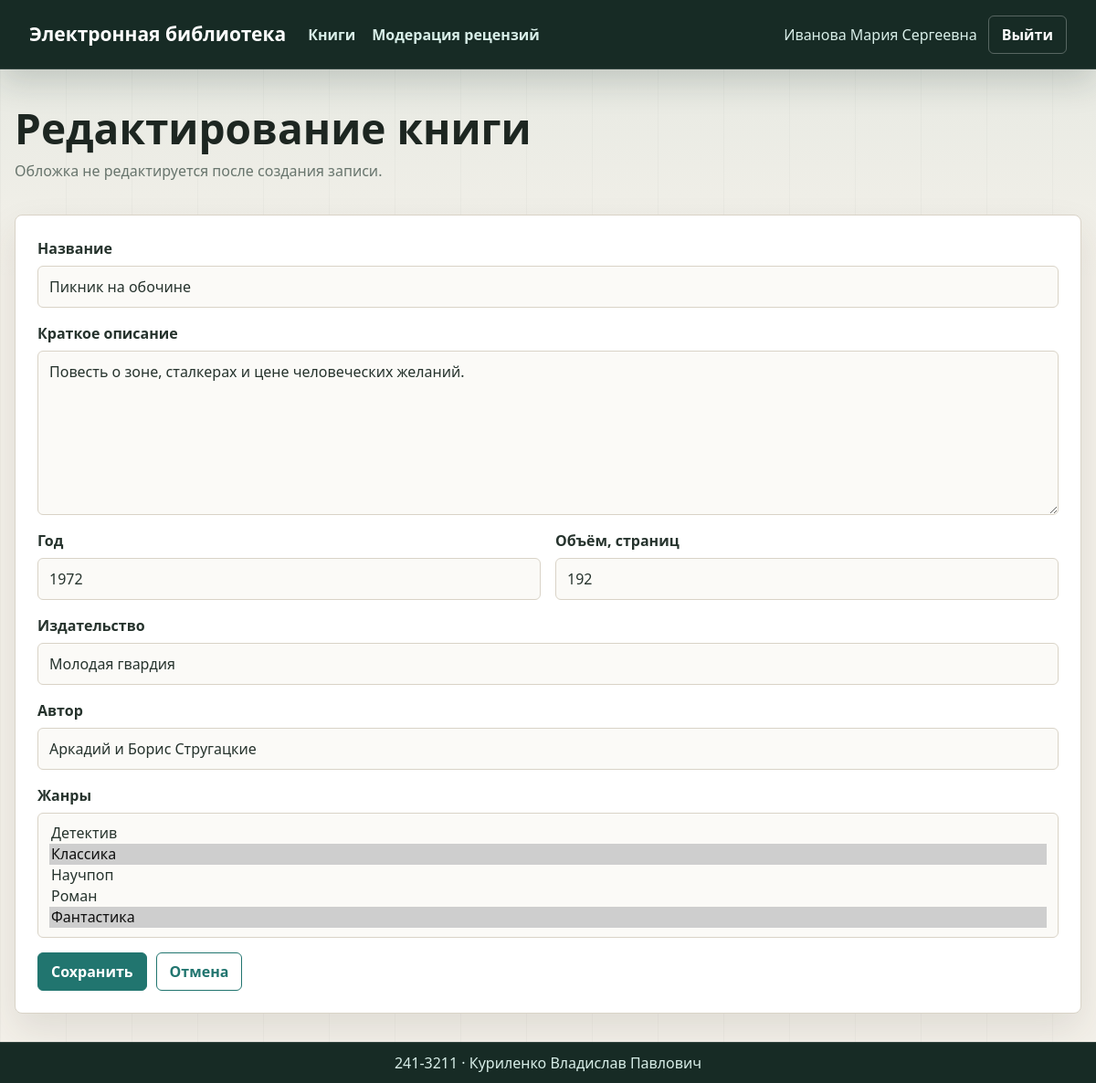
/books/1/edit (signed in), run on the app's committed database.
### app.py (models this page shows, shortened)
class User(UserMixin, db.Model):
    __tablename__ = "users"
    id = db.Column(db.Integer, primary_key=True)
    login = db.Column(db.String(80), nullable=False, unique=True)
    password_hash = db.Column(db.String(255), nullable=False)
    last_name = db.Column(db.String(120), nullable=False)
    first_name = db.Column(db.String(120), nullable=False)
    middle_name = db.Column(db.String(120))
    role_id = db.Column(db.Integer, db.ForeignKey("roles.id"), nullable=False)
    role = db.relationship("Role", back_populates="users")
    reviews = db.relationship("Review", back_populates="user", cascade="all, delete-orphan")
    @property
    def full_name(self):
        parts = [self.last_name, self.first_name, self.middle_name]
        return " ".join(part for part in parts if part)
    def has_role(self, *names):
        return self.is_authenticated and self.role and self.role.name in names

class Book(db.Model):
    __tablename__ = "books"
    id = db.Column(db.Integer, primary_key=True)
    title = db.Column(db.String(255), nullable=False)
    short_description = db.Column(db.Text, nullable=False)
    year = db.Column(db.Integer, nullable=False)
    publisher = db.Column(db.String(255), nullable=False)
    author = db.Column(db.String(255), nullable=False)
    page_count = db.Column(db.Integer, nullable=False)
    created_at = db.Column(db.DateTime, nullable=False, default=datetime.utcnow)
    genres = db.relationship("Genre", secondary=book_genres, backref=db.backref("books", lazy="dynamic"))
    cover = db.relationship("Cover", back_populates="book", cascade="all, delete-orphan", uselist=False)
    reviews = db.relationship("Review", back_populates="book", cascade="all, delete-orphan")

### app.py (the view)
    @app.route("/books/<int:book_id>/edit", methods=["GET", "POST"])
    @login_required
    def book_edit(book_id):
        if not current_user.has_role("администратор", "модератор"):
            flash("У вас недостаточно прав для выполнения данного действия", "danger")
            return redirect(url_for("index"))
        book = db.get_or_404(Book, book_id)
        return save_book(book)

### app.py (called while the page is built, shortened)
@login_manager.user_loader
def load_user(user_id):
    return db.session.get(User, int(user_id))

def save_book(book=None):
    genres = Genre.query.order_by(Genre.name).all()
    is_edit = book is not None
    return render_template("book_form.html", book=book, genres=genres, is_edit=is_edit)

### templates/book_form.html (shortened to what this page needs)
{% extends "base.html" %}
{% from "_book_form.html" import book_fields %}
{% block head %}
  <link rel="stylesheet" href="https://cdn.jsdelivr.net/npm/easymde/dist/easymde.min.css">
{% endblock %}
{% block content %}
<section class="page-head">
  <div>
    <h1>{{ 'Редактирование книги' if is_edit else 'Добавление книги' }}</h1>
    <p>{{ 'Обложка не редактируется после создания записи.' if is_edit else 'Заполните данные и загрузите обложку.' }}</p>
  </div>
</section>
<form class="form-panel" method="post" enctype="multipart/form-data">
  {{ book_fields(book, genres, is_edit) }}
  <div class="form-actions">
    <button class="button" type="submit">Сохранить</button>
    <a class="button ghost" href="{{ url_for('index') }}">Отмена</a>
  </div>
</form>
{% endblock %}

### templates/base.html (shortened to what this page needs)
<!doctype html>
<html lang="ru">
<head>
  <link rel="stylesheet" href="{{ url_for('static', filename='css/styles.css') }}">
  {% block head %}{% endblock %}
</head>
<body>
  <header class="topbar">
    <a class="brand" href="{{ url_for('index') }}">Электронная библиотека</a>
    <nav class="nav">
      <a href="{{ url_for('index') }}">Книги</a>
      {% if current_user.is_authenticated and current_user.has_role('модератор') %}
        <a href="{{ url_for('moderation_reviews') }}">Модерация рецензий</a>
      {% endif %}
    </nav>
    <div class="account">
      {% if current_user.is_authenticated %}
        <span>{{ current_user.full_name }}</span>
        <a class="button ghost" href="{{ url_for('logout') }}">Выйти</a>
      {% else %}
        <a class="button" href="{{ url_for('login') }}">Войти</a>
      {% endif %}
    </div>
  </header>
  <main class="container">
    {% block content %}{% endblock %}
  </main>
  <footer class="footer">241-3211 · Куриленко Владислав Павлович</footer>
</body>
</html>

### templates/_book_form.html (shortened to what this page needs)
{% macro book_fields(book, genres, is_edit) %}
  <label>
    Название
    <input name="title" required value="{{ request.form.get('title', book.title if book else '') }}">
  </label>
  <label>
    Краткое описание
    <textarea class="markdown-editor" name="short_description" required>{{ request.form.get('short_description', book.short_description if book else '') }}</textarea>
  </label>
  <div class="form-grid">
    <label>
      Год
      <input name="year" type="number" min="1" max="2026" required value="{{ request.form.get('year', book.year if book else '') }}">
    </label>
    <label>
      Объём, страниц
      <input name="page_count" type="number" min="1" required value="{{ request.form.get('page_count', book.page_count if book else '') }}">
    </label>
  </div>
  <label>
    Издательство
    <input name="publisher" required value="{{ request.form.get('publisher', book.publisher if book else '') }}">
  </label>
  <label>
    Автор
    <input name="author" required value="{{ request.form.get('author', book.author if book else '') }}">
  </label>
  <label>
    Жанры
    {% set chosen = request.form.getlist('genres') or (book.genres|map(attribute='id')|map('string')|list if book else []) %}
    <select name="genres" multiple required size="5">
      {% for genre in genres %}
        <option value="{{ genre.id }}" {% if genre.id|string in chosen %}selected{% endif %}>{{ genre.name }}</option>
      {% endfor %}
    </select>
  </label>
{% endmacro %}

### static/css/styles.css (style rules this page uses)
:root { color-scheme: light; --bg: #f4f1ea; --panel: #ffffff; --panel-soft: #fbfaf7; --ink: #1d2621; --text: #26332d; --muted: #68756d; --line: #d9d3c7; --accent: #21756f; --accent-dark: #145650; --accent-soft: #e1f0ed; --gold: #d49a35; --berry: #9d4059; --danger: #b7352c; --success: #207448; --warning: #9a6700; }
* { box-sizing: border-box; }
body { margin: 0; min-height: 100vh; background: linear-gradient(180deg, rgb(33 117 111 / 8%), transparent 310px), repeating-linear-gradient(90deg, rgb(38 51 45 / 3%) 0 1px, transparent 1px 72px), var(--bg); color: var(--text); font: 16px/1.5 system-ui, -apple-system, BlinkMacSystemFont, "Segoe UI", sans-serif; }
a { color: var(--accent); text-decoration: none; }
.topbar { display: flex; align-items: center; gap: 24px; min-height: 76px; padding: 0 32px; border-bottom: 1px solid rgb(255 255 255 / 12%); background: #172b25; color: #fff; box-shadow: 0 14px 36px rgb(23 43 37 / 18%); }
.brand { color: #fff; font-size: 21px; font-weight: 800; letter-spacing: 0; }
.nav { display: flex; flex: 1; gap: 18px; flex-wrap: wrap; }
.nav a { color: #d8eee8; padding: 8px 0; font-weight: 650; }
.account { display: flex; align-items: center; gap: 12px; color: #d8eee8; }
.container { width: min(1180px, calc(100% - 32px)); margin: 38px auto 76px; }
.page-head, .section-head { display: flex; align-items: end; justify-content: space-between; gap: 16px; margin-bottom: 20px; }
h1, h2 { margin: 0 0 8px; line-height: 1.15; }
h1 { color: var(--ink); font-size: clamp(30px, 4vw, 46px); }
p { margin-top: 0; }
.muted, .page-head p { color: var(--muted); }
.button { display: inline-flex; align-items: center; justify-content: center; min-height: 38px; padding: 8px 14px; border: 1px solid var(--accent); border-radius: 6px; background: var(--accent); color: #fff; font: inherit; font-weight: 700; cursor: pointer; white-space: nowrap; }
.button.ghost { background: #fff; color: var(--accent); }
.topbar .button { border-color: rgb(255 255 255 / 28%); background: #f7f4ec; color: #15352f; }
.topbar .button.ghost { background: transparent; color: #fff; }
.table-card, .form-panel, .auth-panel, .review-detail { overflow: auto; border: 1px solid var(--line); border-radius: 8px; background: var(--panel); box-shadow: 0 18px 42px rgb(55 48 36 / 11%); }
.form-panel, .auth-panel, .review-detail { padding: 24px; }
.actions, .dialog-actions, .form-actions { display: flex; gap: 10px; flex-wrap: wrap; align-items: center; }
label { display: grid; gap: 7px; margin-bottom: 16px; font-weight: 700; }
input, textarea, select { width: 100%; border: 1px solid var(--line); border-radius: 6px; padding: 10px 12px; color: var(--text); font: inherit; font-weight: 400; background: var(--panel-soft); }
textarea { min-height: 180px; resize: vertical; }
.form-grid { display: grid; grid-template-columns: repeat(2, minmax(0, 1fr)); gap: 16px; }
.footer { position: fixed; inset: auto 0 0; padding: 10px 24px; border-top: 1px solid rgb(255 255 255 / 12%); background: #172b25; color: #d8eee8; text-align: center; }

### data on the page
User: full_name "Иванова Мария Сергеевна"
Book: title "Пикник на обочине", short_description "Повесть о зоне, сталкерах и цене человеческих желаний.", year "1972", page_count "192", publisher "Молодая гвардия", author "Аркадий и Борис Стругацкие"

### other printed values
{{ 'Редактирование книги' if is_edit else 'Добавление книги' }} "Редактирование книги"
form field genres "Детектив / Классика ☑ / Научпоп / Роман / Фантастика ☑"
